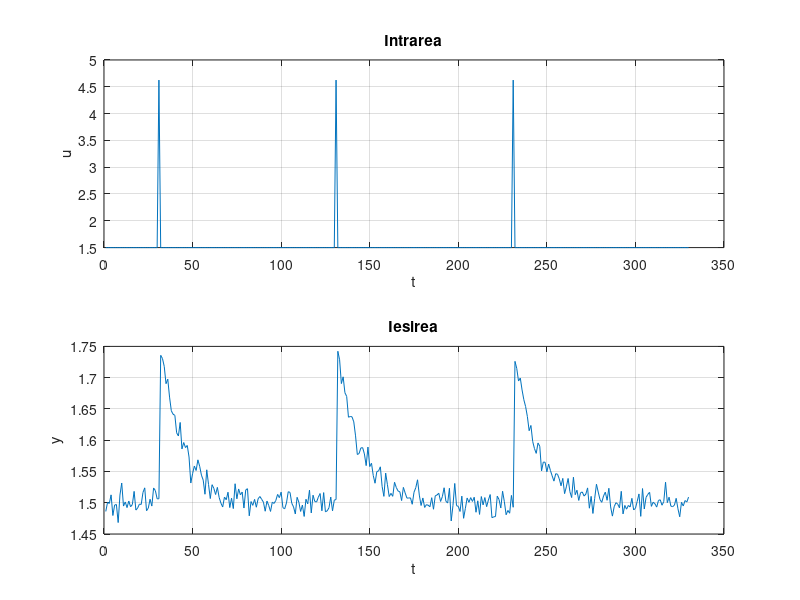
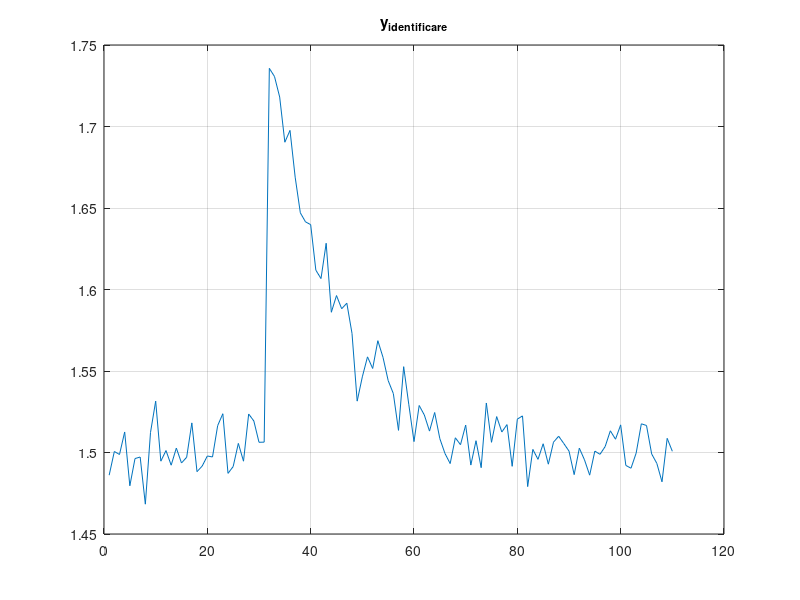
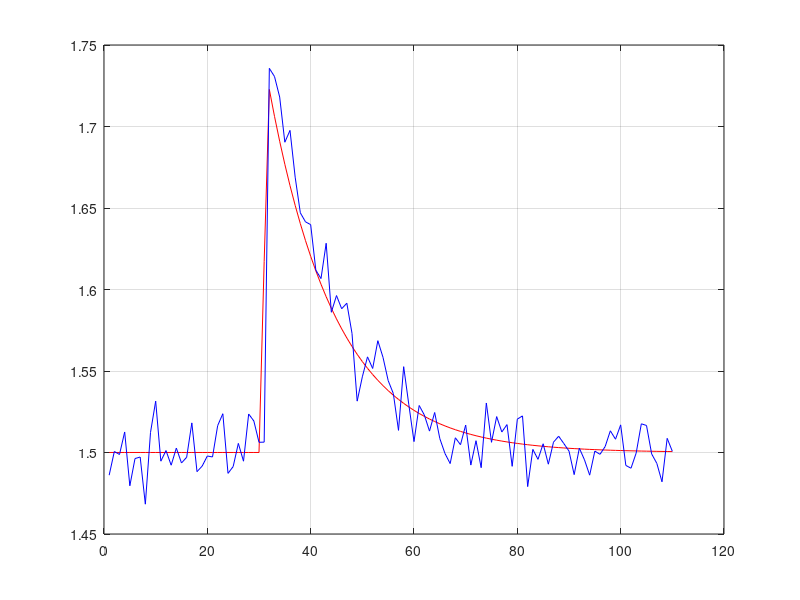

Source code (MATLAB) for these figures, in order: (Note: this script raises an error after producing the figures.)
%Sistem de ordin 1
load('lab3_order1_7.mat');
u=data.InputData{1};
y=data.OutputData{1};
ts=data.Ts{1};

subplot(211);plot(u);title('Intrarea');xlabel('t');ylabel('u');grid on;
subplot(212);plot(y);title('Iesirea');xlabel('t');ylabel('y');grid on;

yid=y(1:110);yval=y(111:330);
uid=u(1:110);uval=u(111:330);

figure
plot(yid);title('y_i_d_e_n_t_i_f_i_c_a_r_e');
grid on;

yss=sum(yid(101:110))/10;
uss=sum(uid(101:110))/10;

K=yss/uss;
ymax=1.73;
kt=46-33;
T=kt*ts;

disp(strcat({'Factorul de proportionalitate K='},num2str(K)));
disp(strcat({'Constanta de timp T='},num2str(T)));

A=-1/T;
B=K/T;
C=1;
D=0;

x0=yss;
Hss=ss(A,B,C,D);
y_hat_id=lsim(Hss,uid,t(1:110),x0);
y_hat_val=lsim(Hss,uval,t(111:330),x0);

MSE_id=0;
for i=1:length(yid)
    MSE_id=MSE_id+(y_hat_id(i)-yid(i))^2;
end
MSE_id=MSE_id/length(yid);

MSE_val=0;
for i=1:length(yval)
    MSE_val=MSE_val+(y_hat_val(i)-yval(i))^2;
end
MSE_val=MSE_val/length(yval);

figure
plot(y_hat_id,'r');
hold on
plot(yid,'b');
grid on
title('MSE_i_d=',num2str(MSE_id));

figure
plot(y_hat_val,'r');
hold on
plot(yval,'b');
grid on
title('MSE_v_a_l=',num2str(MSE_val));

%%
%Sistem de ordin 2

load('lab3_order2_7.mat');
u=data.InputData{1};
y=data.OutputData{1};
ts=data.Ts{1};

subplot(211);plot(u);title('Intrarea');xlabel('t');ylabel('u');grid on;
subplot(212);plot(y);title('Iesirea');xlabel('t');ylabel('y');grid on;

yid=y(1:110);yval=y(111:330);
uid=u(1:110);uval=u(111:330);

figure
plot(yid);grid on;title('y_i_d_e_n_t_i_f_i_c_a_r_e');xlabel('t');ylabel('y_i_d');

yss=sum(yid(91:100))/10;
uss=sum(uid(91:100))/10;

K=yss/uss;
kt00=30;    kt01=50;    kt02=80;
t00=kt00*ts;
t01=kt01*ts;
t02=kt02*ts;

A_plus=0;
for i=kt00:kt01
    A_plus=A_plus+y(i)-yss;
end
A_plus=A_plus*ts;

A_minus=0;
for i=kt01:kt02
    A_minus=A_minus+yss-y(i);
end
A_minus=A_minus*ts;

M=A_minus/A_plus;

zeta=log(1/M)/sqrt(pi^2+(log(M))^2);

tmax1=39; tmax2=86;
T0=(tmax2-tmax1)*ts;

wn=2*pi/(T0*sqrt(1-zeta^2));

A=[0 1;
    -wn^2 -2*zeta];
B=[0; K*wn^2];
C=[1 0];
D=0;

Hss=ss(A,B,C,D);
y_hat_id=lsim(Hss,uid,t(1:110),[yss 0]);

MSE_id=0;
for i=1:length(yid)
    MSE_id=MSE_id+(y_hat_id(i)-yid(i))^2;
end
MSE_id=MSE_id/length(yid);

figure
plot(y_hat_id,'r');
hold on
plot(yid,'b');
grid on
title('MSE_i_d=',num2str(MSE_id));

y_hat_val=lsim(Hss,uval,t(111:330),[yss 0]);

MSE_val=0;
for i=1:length(yval)
    MSE_val=MSE_val+(y_hat_val(i)-yval(i))^2;
end
MSE_val=MSE_val/length(yval);

disp(strcat({'Suprareglajul M='},num2str(M)));
disp(strcat({'Perioada de oscilatie T='},num2str(T)));
disp(strcat({'Pulsatia naturala='},num2str(wn))); 

figure
plot(y_hat_val,'r');
hold on
plot(yval,'b');
grid on
title('MSE_v_a_l=',num2str(MSE_val));